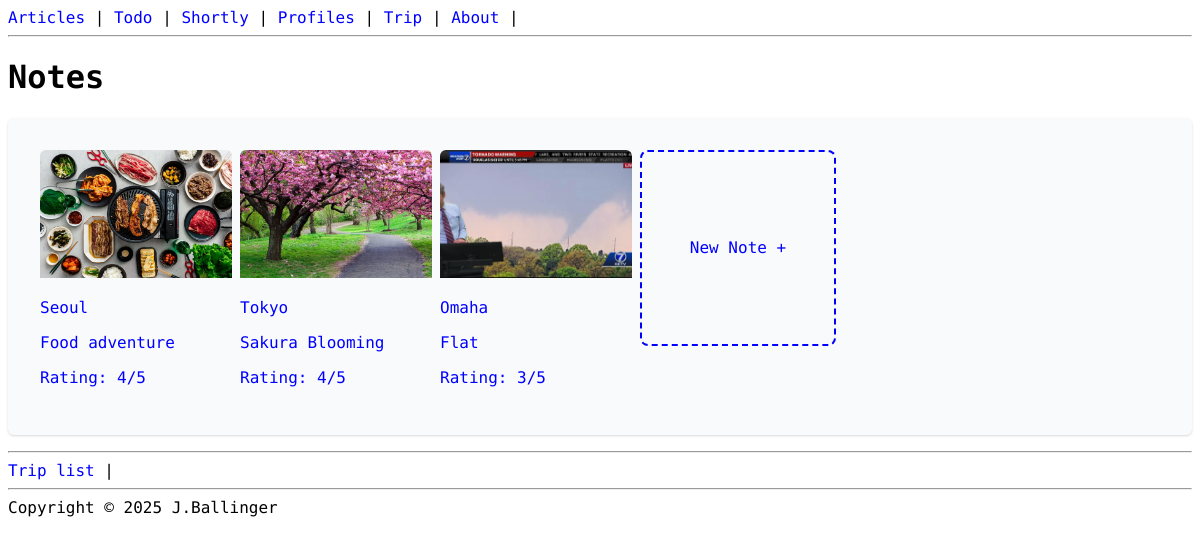
The page /trip/note/ (signed in) on the database its author committed.
### trip/models.py (models this page shows, shortened)
class Note(models.Model):
    EXCURSIONS = (
        ("event", "Event"),
        ("dining", "Dining"),
        ("experience", "Experience"),
        ("general", "General"),
    )
    trip = models.ForeignKey(Trip, on_delete=models.CASCADE, related_name="notes")
    name = models.CharField(max_length=100)
    description = models.TextField()
    type = models.CharField(max_length=100, choices=EXCURSIONS)
    img = models.ImageField(upload_to="notes", blank=True, null=True)
    rating = models.PositiveSmallIntegerField(default=1, validators=[MaxValueValidator(5)])

class Trip(models.Model):
    city = models.CharField(max_length=50)
    country = models.CharField(max_length=2)
    start_date = models.DateField(blank=True, null=True)
    end_date = models.DateField(blank=True, null=True)
    owner = models.ForeignKey(User, on_delete=models.CASCADE, related_name = 'trips')

### trip/views.py (the view)
# urls.py: path("note/", NoteListView.as_view(), name='note_list'),
class NoteListView(LoginRequiredMixin, ListView):
  model = Note
  def get_queryset(self):
    queryset = Note.objects.filter(trip__owner=self.request.user)
    return queryset

### templates/trip/note_list.html (shortened to what this page needs)
{% extends "base.html" %}
{% block content %}
    {% if user.is_authenticated %}
      <h1>Notes</h1>
      <div class="trip-detail">
        <div class="trip-detail-flex">
          {% for note in object_list %}
            <a href="{% url 'note_detail' note.pk %}">
              <img class="img-detail" src="{{note.img.url}}" alt="{{ note.name }}">
              <p>{{note.trip.city}}</p>
              <p>{{note.name}}</p>
              <p>Rating: {{note.rating}}/5</p>
            </a>
          {% endfor %}
          <a href="{% url 'note_create' %}">
            <div class="new-note-btn">
              <p>New Note +</p>
            </div>
          </a>
        </div>
      </div>
      <hr>
      <a href="{% url 'trip_list' %}">Trip list</a> |
    {% else %}
      <p>Please <a href=" {% url 'login' %}">Login</a></p>
    {% endif %}
{% endblock content %}

### todo_app/static/styles.css (style rules this page uses)
body { font-family: 'Martian Mono', monospace; }
nav a, a { text-decoration: none; color: blue; }
.trip-detail { background-color: #F9FAFB; padding: 2rem; border-radius: 0.375rem; box-shadow: 0 1px 3px rgba(0, 0, 0, 0.1), 0 1px 2px rgba(0, 0, 0, 0.06); margin: 1rem 0; }
.trip-detail-flex { display: flex; gap: 0.5rem; flex-wrap: wrap; }
.new-note-btn { border-width: 2px; border-style: dashed; border-radius: 0.5rem; width: 12rem; height: 12rem; display: flex; justify-content: center; align-items: center; gap: 0.5rem; }
.img-detail { width: 12rem; height: 8rem; object-fit: cover; overflow: hidden; border-top-left-radius: 0.375rem; border-top-right-radius: 0.375rem; }

### rows shown on the page
Note: img (picture), trip.city "Seoul", name "Food adventure", rating "4"
Note: img (picture), trip.city "Tokyo", name "Sakura Blooming", rating "4"
Note: img (picture), trip.city "Omaha", name "Flat", rating "3"
